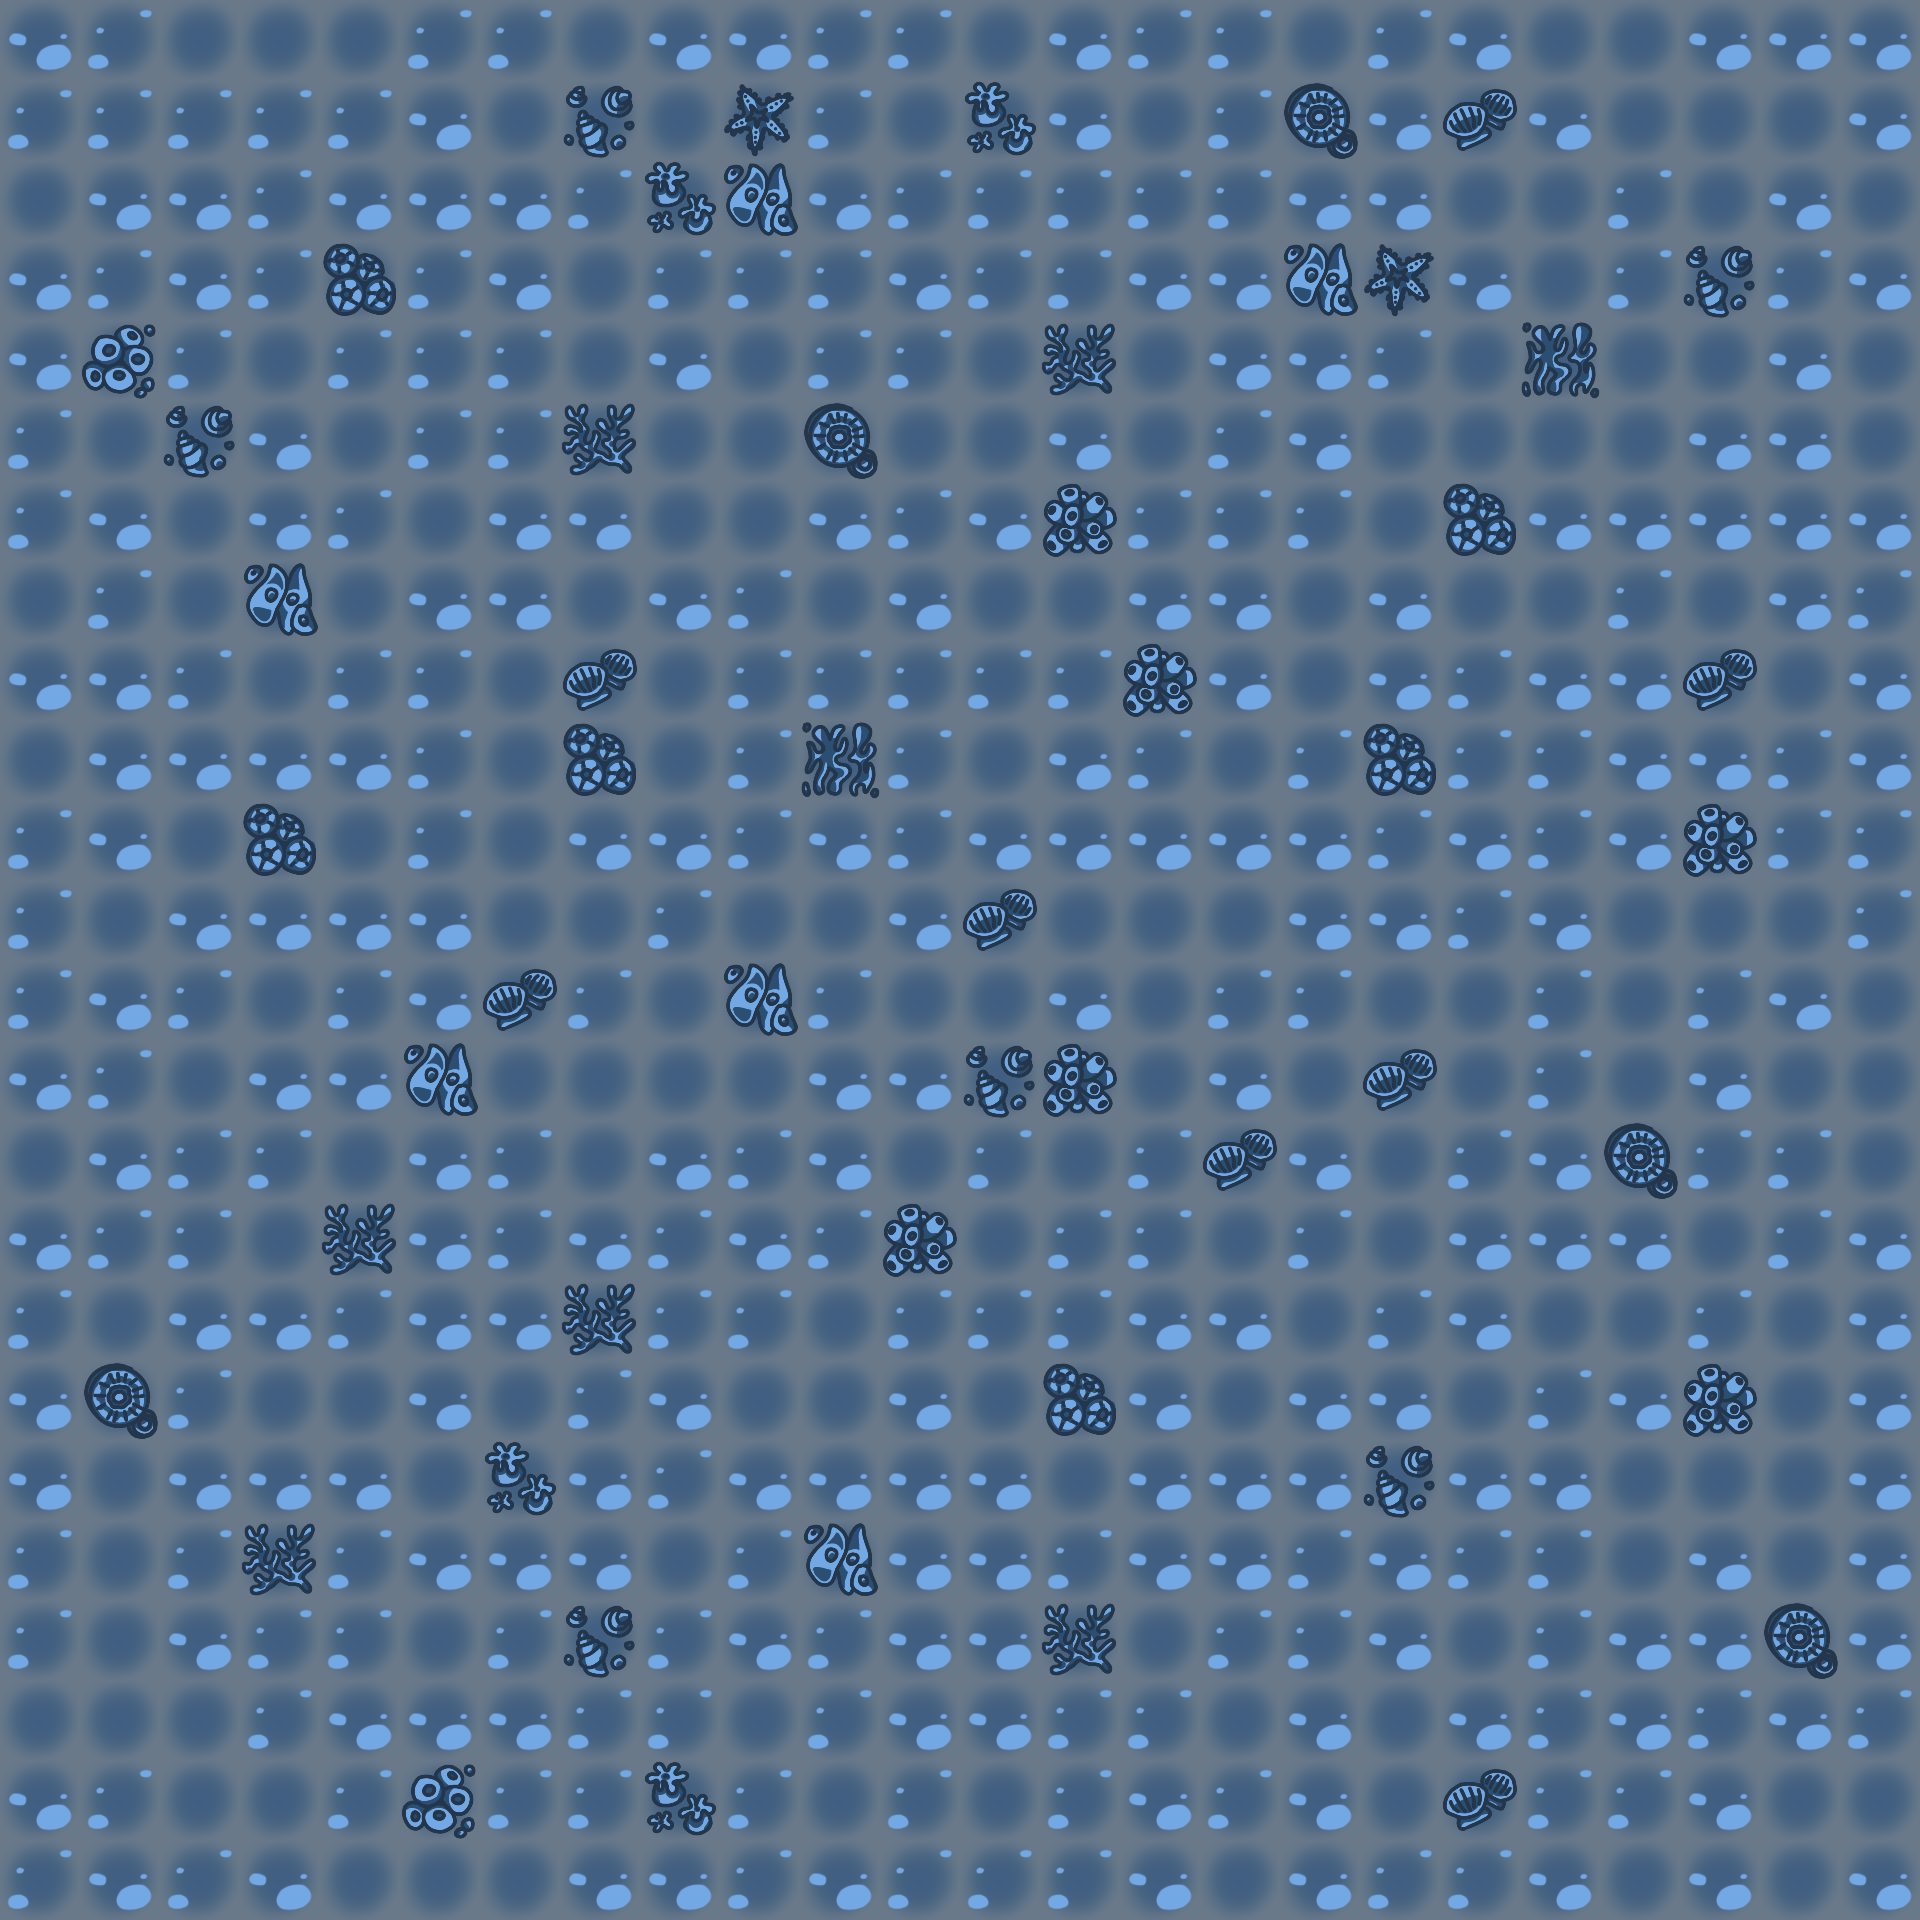

This game map was drawn from its Tiled (.tmx) file and the tilesets committed beside it. A one-line description and the full map source follow:
An orthogonal 24x24 tile map with 80x80 px tiles, 1 tile layer (Tile Layer 1).

<map version="1.2" tiledversion="1.3.5" orientation="orthogonal" renderorder="right-down" width="24" height="24" tilewidth="80" tileheight="80" infinite="0" nextlayerid="2" nextobjectid="1">
 <tileset firstgid="1" name="CoralSpritesheet" tilewidth="80" tileheight="80" tilecount="15" columns="5">
  <image source="../Art/Dungeon Sprites/CoralSpritesheet.png" width="400" height="240" />
 </tileset>
 <layer id="1" name="Tile Layer 1" width="24" height="24">
  <data encoding="csv">
14,12,13,13,13,12,12,13,14,14,12,12,13,14,12,12,13,12,14,13,13,14,14,14,
12,12,12,12,12,14,13,1,13,7,12,13,5,14,13,12,2,14,6,14,13,13,13,14,
13,14,14,12,14,14,14,12,5,4,14,12,12,12,12,12,14,14,13,13,12,13,14,13,
14,12,14,12,3,12,14,13,12,12,12,14,12,12,14,14,4,7,14,13,12,1,12,14,
14,10,12,13,12,12,12,13,14,13,12,12,13,11,13,14,14,12,13,8,13,13,14,13,
12,13,1,14,13,12,12,11,13,13,2,13,13,14,13,12,14,13,13,13,13,14,14,13,
12,14,13,14,12,13,14,14,13,13,14,12,14,9,12,12,12,13,3,14,14,14,14,14,
13,12,13,4,13,14,14,13,14,12,13,14,13,13,14,14,13,14,13,13,12,13,14,12,
14,14,12,13,12,12,13,6,13,12,12,12,12,12,9,14,13,14,12,14,14,6,13,14,
13,14,14,14,14,12,13,3,13,12,8,12,13,14,12,13,12,3,12,12,14,14,12,14,
12,14,13,3,13,12,13,14,14,12,14,12,14,14,14,14,14,12,14,12,14,9,12,12,
12,13,14,14,14,14,13,13,12,13,13,14,6,13,13,13,14,14,12,14,13,13,13,12,
12,14,12,13,12,14,6,12,13,4,12,13,13,14,13,12,12,13,13,12,13,12,14,13,
14,12,13,14,14,4,13,13,13,13,14,14,1,9,13,14,13,6,13,12,13,14,13,13,
13,14,12,12,13,14,12,13,14,12,14,13,12,13,12,6,14,13,12,14,2,12,12,13,
14,12,12,13,11,14,12,14,12,14,12,9,13,12,12,13,12,13,14,14,14,13,12,14,
12,13,14,14,12,14,14,11,12,12,13,12,12,12,14,14,13,12,14,13,13,12,13,14,
14,2,12,13,13,14,13,12,14,13,13,14,13,3,14,13,14,14,13,12,14,9,13,14,
14,13,14,14,14,13,5,14,12,14,14,14,14,13,14,14,14,1,14,14,13,13,13,14,
12,13,12,11,12,14,14,14,13,12,4,14,14,12,14,14,12,14,12,12,13,14,13,14,
12,13,14,12,12,13,12,1,12,14,12,14,14,11,13,12,12,14,13,12,14,14,2,14,
13,13,13,12,14,14,14,12,12,13,12,14,14,12,12,13,14,13,14,12,14,12,14,12,
14,12,13,13,12,10,12,12,5,12,13,12,13,12,14,12,14,13,6,12,12,14,13,13,
12,14,12,14,13,13,13,14,14,12,14,12,12,12,14,13,14,12,12,14,13,14,13,14
</data>
 </layer>
</map>
